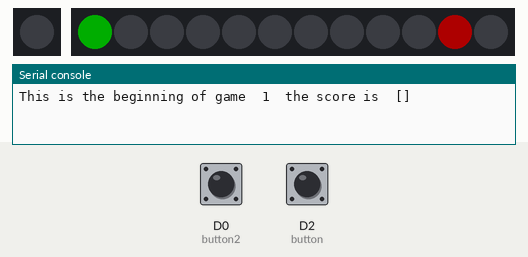
This program was run on a simulated CircuitPython board. On the bench: 1 RGB LEDs in strip order, left to right, 12 RGB LEDs in strip order, left to right, the last lines printed to the serial console. The inputs (shaded band) are chosen by the test bench; at power-on: D2 (button) HIGH, D0 (button2) HIGH. Dim RGB values are drawn brighter than linear.

Above: at 3.2 s.
3.3 s: D2 (button) pulled LOW for 0.15 s
At 4.2 s:
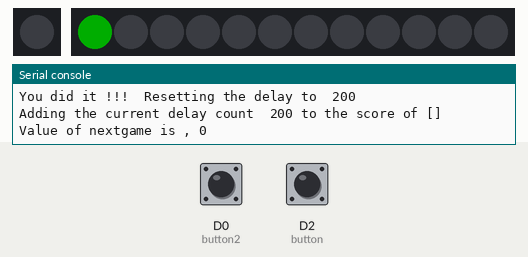
4.9 s: D2 (button) pulled LOW for 1 s
At 6.5 s:
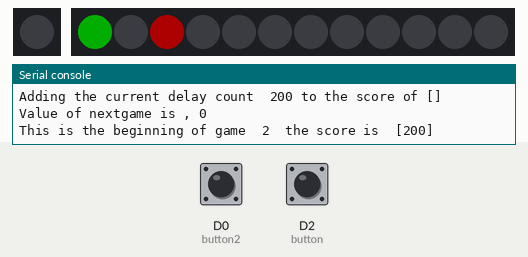
7.4 s: D2 (button) pulled LOW for 0.15 s
At 7.85 s:
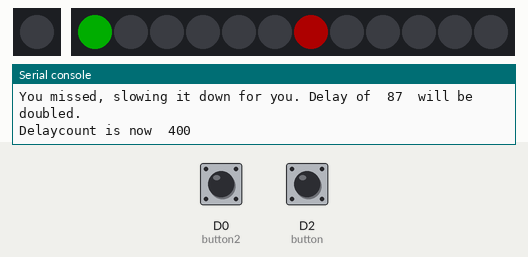
8.1 s: D0 (button2) pulled LOW for 0.15 s
At 8.4 s:
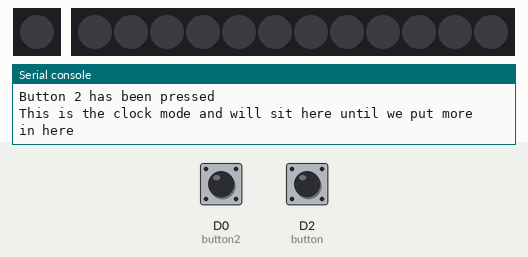
Timing chart, 0 to 10.7 s (numbered marks = the images above; inputs shaded):
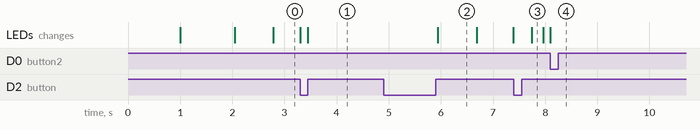

The program:

main.py
```python
# Trinket IO demo
# Welcome to CircuitPython 3.1.1 :)
# Games and Clock By Joshua & Joe (dad) Gardner :)

import board
from digitalio import DigitalInOut, Direction, Pull
from analogio import AnalogOut, AnalogIn
import adafruit_dotstar as dotstar
import time
import neopixel

# One pixel connected internally!
dot = dotstar.DotStar(board.APA102_SCK, board.APA102_MOSI, 1, brightness=0.05)

# Digital input with pullup on D2
button = DigitalInOut(board.D2)
button.direction = Direction.INPUT
button.pull = Pull.UP

# Digital input with pullup on D4
button2 = DigitalInOut(board.D0)
button2.direction = Direction.INPUT
button2.pull = Pull.UP

# NeoPixel strip (of 16 LEDs) connected on D4
NUMPIXELS = 12
neopixels = neopixel.NeoPixel(board.D4, NUMPIXELS, brightness=0.2, auto_write=False)

######################### SOME HELPFUL VALUES ####################
RED = (255, 0, 0)
YELLOW = (255, 150, 0)
GREEN = (0, 255, 0)
CYAN = (0, 255, 255)
BLUE = (0, 0, 255)
PURPLE = (180, 0, 255)
OFF = (0, 0, 0)

# How many cycles will the color sit on a single color
basepixel = 0
basecolor = GREEN
chasepixel = 6
chasecolor = RED
lastchasepixel = 5
bothcolor = PURPLE
#startdelay = 0.02
#delay = startdelay
startdelaycount = 200
delaycount = startdelaycount
currentdelaycount = startdelaycount
numgames = 12 # how many games to play before resetting the score
scores=[] # the empty array to hold the scores
scorecolors = {200: GREEN,
               400: BLUE,
               800: YELLOW,
               1600: PURPLE,
               3200: RED}
nextgame=1
mode="game"

######################### HELPERS ########################
def clearring():
    for p in range(NUMPIXELS):
        neopixels[p] = (0, 0, 0)
    neopixels.show()

def setstart():
    neopixels[basepixel] = basecolor # Set Pixel 0 to green as a starting place
    neopixels.show()
    neopixels[chasepixel] = chasecolor # Set pixel 6 to red as a starting place
    neopixels.show()

def displayscore():
    pixel=0
    for p in scores:
        if p > 3200:
            pcolor=RED
        else:
            pcolor=scorecolors[p]
        neopixels[pixel] = pcolor
        neopixels.show()
        pixel=(pixel + 1)
    #time.sleep(5)

def drawgame():
    if chasepixel == basepixel:
        neopixels[basepixel] = bothcolor
        neopixels[lastchasepixel] = OFF
        neopixels.show()
        #print("Delay Count is ",delaycount," currentdelaycount is ", currentdelaycount,"Game is ",game," and score is ", scores)
    elif lastchasepixel == basepixel:
        neopixels[basepixel] = basecolor
        neopixels[chasepixel] = chasecolor
        neopixels.show()
    else:
        # print("Time to set the other stuff")
        neopixels[chasepixel] = chasecolor
        # neopixels.show()
        neopixels[lastchasepixel] = OFF
        neopixels.show()

def buttonhold():
    while not button.value: # This loop holds the progam in place while the button is pressed,
    # print("The Button is still pressed")
        pass # Using pass here because we don't need to do anything but need something in the while loop

def buttonwait():
    while button.value: # This loop holds the progam in place while the button is pressed,
    # print("The Button is still pressed")
        pass # Using pass here because we don't need to do anything but need something in the while loop

def button2hold():
    while not button2.value: # This loop holds the progam in place while the button is pressed,
    # print("The Button is still pressed")
        pass # Using pass here because we don't need to do anything but need something in the while loop

def button2wait():
    while button2.value: # This loop holds the progam in place while the button is pressed,
    # print("The Button is still pressed")
        pass # Using pass here because we don't need to do anything but need something in the while loop

######################### SET START STATE ########################

# turn off the LED on the board
dot[0] = (0, 0, 0)

clearring()
time.sleep(1) # Give us a 1 second wait until we start

setstart()
time.sleep(1) # Give us a 1 second wait until we really get going

######################### MAIN LOOP ##############################

while True:
    while mode=="game":
        for game in range(1,13):
            print("This is the beginning of game ",game," the score is ",scores)
            #displayscore()
            clearring()
            setstart()
            nextgame=1
            while nextgame > 0:
                # Set the necessary pixels to the right colors
                #print("Chasepixel is ", chasepixel, " and Lastpixel is ", lastchasepixel)
                #print("Game is ",game," and nextgame is ",nextgame)
                drawgame()
                while delaycount > 0:
                    if not button.value:
                        print("Button Pressed!")
                        if chasepixel == basepixel:
                            print("You did it !!!  Resetting the delay to ", startdelaycount)
                            print("Adding the current delay count ",currentdelaycount,"to the score of",scores)
                            scores.append(currentdelaycount)
                            currentdelaycount = startdelaycount
                            nextgame=0
                            delaycount=0
                            print("Value of nextgame is ,",nextgame)
                        else:
                            print(
                                "You missed, slowing it down for you. Delay of ",
                                delaycount,
                                " will be doubled.",
                            )
                            currentdelaycount = currentdelaycount * 2
                            delaycount = currentdelaycount
                            print("Delaycount is now ", delaycount)
                        # Hold the loop here until the button is no longer pressed
                        buttonhold()
                    delaycount = (delaycount - 1)
                    if not button2.value:
                        print("Button 2 has been pressed")
                        mode="clock"
                        break
                        button2wait()
                        button2hold()
                #print("Delay Count is ",delaycount," currentdelaycount is ", currentdelaycount)
                delaycount = currentdelaycount
                lastchasepixel = chasepixel % NUMPIXELS
                chasepixel = (chasepixel + 1) % NUMPIXELS
                if mode == "clock":
                    break
                #time.sleep(delay)  # make bigger to slow down
            if mode == "clock":
                    break
            clearring()
            displayscore()
            buttonwait() #This holds the score on the screen until the button is pressed instead of having to wait some number of seconds
            buttonhold() #This prevents an early button read after clearing the score
        scores.clear()
    while mode=="clock":
        print("This is the clock mode and will sit here until we put more in here")
        clearring()
        buttonwait()
        buttonhold()
        mode="game"
```

Measured:
- after the input at 4.9 s, the LEDs: change after 1.0 s (image 2)
- after the input at 7.4 s, the LEDs: change after 0.35 s (image 3)
- after the input at 8.1 s, the LEDs: change at once (image 4)
- what the display in image 2 shows lasts 0.8 s, from 5.9 s to 6.7 s
